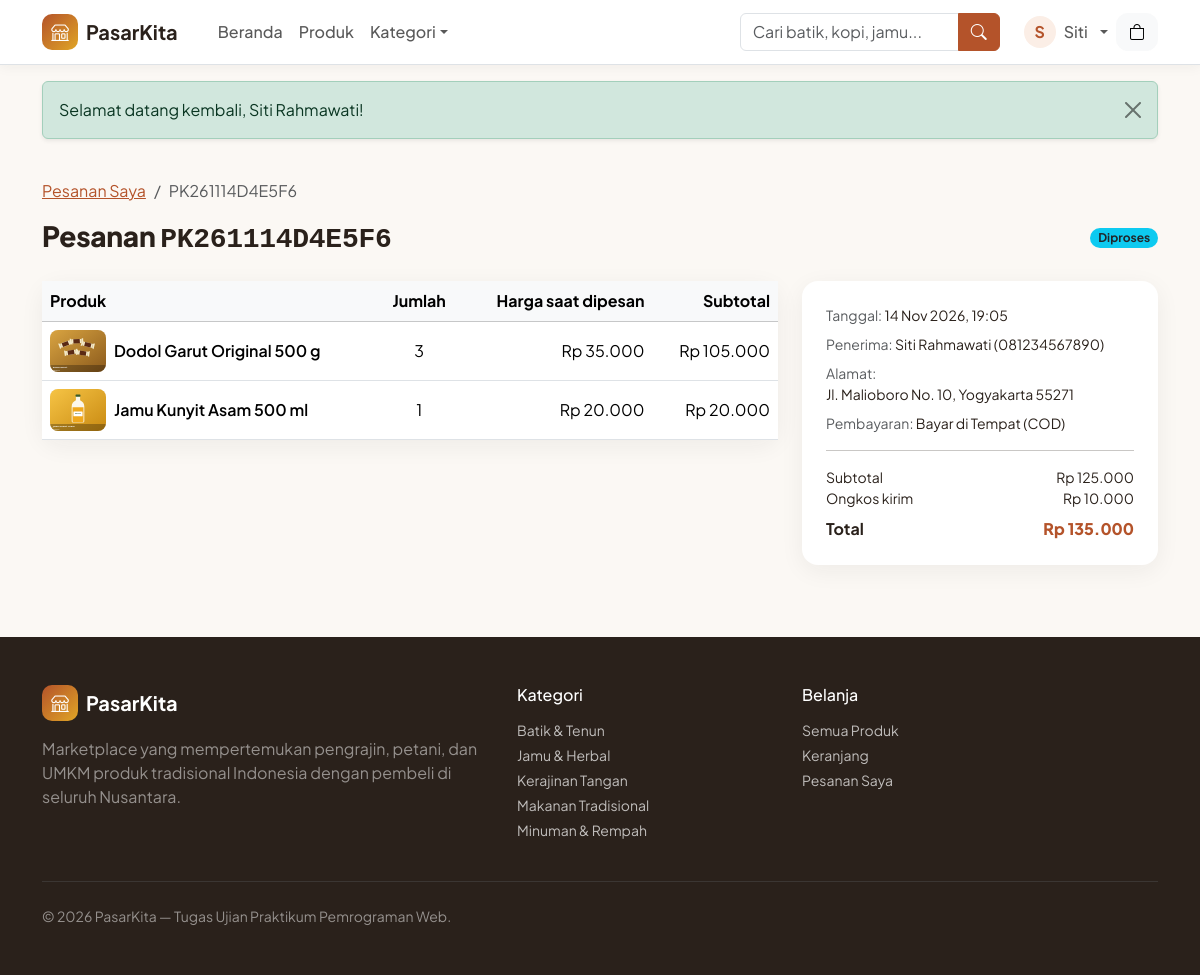
/account/order_detail.php?kode=PK261114D4E5F6 (signed in), run on the app's committed database.
### tables this page shows
CREATE TABLE users (
    id          INT UNSIGNED NOT NULL AUTO_INCREMENT,
    name        VARCHAR(100) NOT NULL,
    email       VARCHAR(150) NOT NULL,
    password    VARCHAR(255) NOT NULL COMMENT 'hash dari password_hash()',
    phone       VARCHAR(20)  NULL,
    address     TEXT         NULL,
    role        ENUM('admin','pembeli') NOT NULL DEFAULT 'pembeli',
    created_at  TIMESTAMP NOT NULL DEFAULT CURRENT_TIMESTAMP,
    updated_at  TIMESTAMP NOT NULL DEFAULT CURRENT_TIMESTAMP ON UPDATE CURRENT_TIMESTAMP,
    PRIMARY KEY (id),
    UNIQUE KEY uq_users_email (email),
    KEY idx_users_role (role)
);

CREATE TABLE orders (
    id               INT UNSIGNED NOT NULL AUTO_INCREMENT,
    order_code       VARCHAR(30)  NOT NULL,
    user_id          INT UNSIGNED NOT NULL,
    recipient_name   VARCHAR(100) NOT NULL,
    phone            VARCHAR(20)  NOT NULL,
    shipping_address TEXT         NOT NULL,
    notes            VARCHAR(255) NULL,
    payment_method   ENUM('transfer','cod') NOT NULL DEFAULT 'transfer',
    total_items      INT UNSIGNED NOT NULL,
    subtotal         DECIMAL(14,2) NOT NULL,
    shipping_cost    DECIMAL(12,2) NOT NULL DEFAULT 0,
    total_amount     DECIMAL(14,2) NOT NULL,
    status           ENUM('pending','diproses','dikirim','selesai','dibatalkan') NOT NULL DEFAULT 'pending',
    created_at       TIMESTAMP NOT NULL DEFAULT CURRENT_TIMESTAMP,
    updated_at       TIMESTAMP NOT NULL DEFAULT CURRENT_TIMESTAMP ON UPDATE CURRENT_TIMESTAMP,
    PRIMARY KEY (id),
    UNIQUE KEY uq_orders_code (order_code),
    KEY idx_orders_user (user_id),
    KEY idx_orders_status (status),
    KEY idx_orders_created (created_at),
    CONSTRAINT fk_orders_user FOREIGN KEY (user_id)
        REFERENCES users (id) ON UPDATE CASCADE ON DELETE RESTRICT,
    CONSTRAINT chk_orders_items CHECK (total_items > 0),
    CONSTRAINT chk_orders_amounts CHECK (subtotal >= 0 AND shipping_cost >= 0 AND total_amount = subtotal + shipping_cost)
);

CREATE TABLE order_details (
    id            INT UNSIGNED NOT NULL AUTO_INCREMENT,
    order_id      INT UNSIGNED NOT NULL,
    product_id    INT UNSIGNED NULL,
    product_name  VARCHAR(150) NOT NULL,
    price         DECIMAL(12,2) NOT NULL COMMENT 'harga satuan saat dipesan',
    quantity      INT UNSIGNED NOT NULL,
    subtotal      DECIMAL(14,2) NOT NULL,
    PRIMARY KEY (id),
    UNIQUE KEY uq_order_product (order_id, product_id),
    KEY idx_order_details_product (product_id),
    CONSTRAINT fk_details_order FOREIGN KEY (order_id)
        REFERENCES orders (id) ON UPDATE CASCADE ON DELETE CASCADE,
    CONSTRAINT fk_details_product FOREIGN KEY (product_id)
        REFERENCES products (id) ON UPDATE CASCADE ON DELETE SET NULL,
    CONSTRAINT chk_details_qty CHECK (quantity > 0),
    CONSTRAINT chk_details_price CHECK (price >= 0),
    CONSTRAINT chk_details_subtotal CHECK (subtotal = price * quantity)
);

CREATE TABLE products (
    id           INT UNSIGNED NOT NULL AUTO_INCREMENT,
    category_id  INT UNSIGNED NOT NULL,
    name         VARCHAR(150) NOT NULL,
    slug         VARCHAR(170) NOT NULL,
    description  TEXT NOT NULL,
    price        DECIMAL(12,2) NOT NULL,
    stock        INT UNSIGNED NOT NULL DEFAULT 0,
    unit         VARCHAR(30)  NOT NULL DEFAULT 'pcs',
    origin       VARCHAR(100) NULL COMMENT 'daerah asal produk',
    seller_name  VARCHAR(100) NULL COMMENT 'nama penjual / UMKM',
    image        VARCHAR(255) NULL COMMENT 'path relatif dari root aplikasi',
    is_active    TINYINT(1) NOT NULL DEFAULT 1,
    created_at   TIMESTAMP NOT NULL DEFAULT CURRENT_TIMESTAMP,
    updated_at   TIMESTAMP NOT NULL DEFAULT CURRENT_TIMESTAMP ON UPDATE CURRENT_TIMESTAMP,
    PRIMARY KEY (id),
    UNIQUE KEY uq_products_slug (slug),
    KEY idx_products_category (category_id),
    KEY idx_products_name (name),
    KEY idx_products_active_created (is_active, created_at),
    CONSTRAINT fk_products_category FOREIGN KEY (category_id)
        REFERENCES categories (id) ON UPDATE CASCADE ON DELETE RESTRICT,
    CONSTRAINT chk_products_price CHECK (price >= 0),
    CONSTRAINT chk_products_stock CHECK (stock >= 0),
    CONSTRAINT chk_products_active CHECK (is_active IN (0,1))
);

CREATE TABLE categories (
    id          INT UNSIGNED NOT NULL AUTO_INCREMENT,
    name        VARCHAR(80)  NOT NULL,
    slug        VARCHAR(100) NOT NULL,
    description VARCHAR(255) NULL,
    icon        VARCHAR(50)  NOT NULL DEFAULT 'bi-tag',
    created_at  TIMESTAMP NOT NULL DEFAULT CURRENT_TIMESTAMP,
    PRIMARY KEY (id),
    UNIQUE KEY uq_categories_name (name),
    UNIQUE KEY uq_categories_slug (slug)
);

### account/order_detail.php (the view, shortened to what the rows shown need)
<?php
require_role(ROLE_BUYER);
$code = (string) ($_GET['kode'] ?? '');
$order = null;
if (preg_match('/^[A-Z0-9]{6,30}$/', $code)) {
    $order = db_fetch_one('SELECT * FROM orders WHERE order_code = ? AND user_id = ?', 'si', [$code, (int) current_user()['id']]);
}
$details = db_fetch_all(
    'SELECT d.*, p.slug, p.image, p.price AS current_price FROM order_details d
     LEFT JOIN products p ON p.id = d.product_id WHERE d.order_id = ? ORDER BY d.id',
    'i',
    [(int) $order['id']]
);
require __DIR__ . '/../includes/header.php';
?>
<div class="container py-4">
    <nav aria-label="breadcrumb">
        <ol class="breadcrumb small">
            <li class="breadcrumb-item"><a href="<?= e(url('account/orders.php')) ?>">Pesanan Saya</a></li>
            <li class="breadcrumb-item active"><?= e($order['order_code']) ?></li>
        </ol>
    </nav>
    <div class="d-flex flex-wrap justify-content-between align-items-center gap-2 mb-4">
        <h1 class="h3 section-title mb-0">Pesanan <span class="font-monospace"><?= e($order['order_code']) ?></span></h1>
    </div>
    <div class="row g-4">
        <div class="col-lg-8">
            <div class="card-soft bg-white">
                <div class="table-responsive">
                    <table class="table mb-0">
                        <thead class="table-light"><tr><th>Produk</th><th class="text-center">Jumlah</th><th class="text-end">Harga saat dipesan</th><th class="text-end">Subtotal</th></tr></thead>
                        <tbody>
                        <?php foreach ($details as $d): ?>
                            <tr>
                                <td>
                                    <div class="d-flex align-items-center gap-2">
                                        <img src="<?= e(product_image_url($d['image'])) ?>" class="table-thumb" alt="">
                                        <div>
                                            <?php if ($d['slug']): ?>
                                                <a href="<?= e(url('products/detail.php?slug=' . urlencode($d['slug']))) ?>" class="text-reset fw-semibold text-decoration-none"><?= e($d['product_name']) ?></a>
                                            <?php else: ?>
                                                <span class="fw-semibold"><?= e($d['product_name']) ?></span> <span class="badge bg-light text-muted border">produk dihapus</span>
                                            <?php endif; ?>
                                        </div>
                                    </div>
                                </td>
                                <td class="text-center"><?= (int) $d['quantity'] ?></td>
                                <td class="text-end"><?= rupiah($d['price']) ?></td>
                                <td class="text-end"><?= rupiah($d['subtotal']) ?></td>
                            </tr>
                        <?php endforeach; ?>
                        </tbody>
                    </table>
                </div>
            </div>
        </div>
        <div class="col-lg-4">
            <div class="card-soft bg-white p-4 small">
                <div class="mb-2"><span class="text-muted">Tanggal:</span> <?= e(tanggal($order['created_at'])) ?></div>
                <div class="mb-2"><span class="text-muted">Penerima:</span> <?= e($order['recipient_name']) ?> (<?= e($order['phone']) ?>)</div>
                <div class="mb-2"><span class="text-muted">Alamat:</span><br><?= nl2br(e($order['shipping_address'])) ?></div>
                <div class="mb-2"><span class="text-muted">Pembayaran:</span> <?= e(payment_label($order['payment_method'])) ?></div>
                <hr>
                <div class="d-flex justify-content-between"><span>Subtotal</span><span><?= rupiah($order['subtotal']) ?></span></div>
                <div class="d-flex justify-content-between"><span>Ongkos kirim</span><span><?= rupiah($order['shipping_cost']) ?></span></div>
                <div class="d-flex justify-content-between fs-6 fw-bold mt-2"><span>Total</span><span class="price"><?= rupiah($order['total_amount']) ?></span></div>
            </div>
        </div>
    </div>
</div>
<?php require __DIR__ . '/../includes/footer.php'; ?>

### includes/header.php (shortened to what the rows shown need)
<?php
$user = current_user();
?>
<!doctype html>
<html lang="id">
<head>
    <link href="https://cdn.jsdelivr.net/npm/bootstrap@5.3.3/dist/css/bootstrap.min.css" rel="stylesheet">
    <link href="https://cdn.jsdelivr.net/npm/bootstrap-icons@1.11.3/font/bootstrap-icons.min.css" rel="stylesheet">
    <link href="<?= e(asset('css/style.css')) ?>" rel="stylesheet">
</head>
<body class="d-flex flex-column min-vh-100">
<nav class="navbar navbar-expand-lg navbar-light bg-white border-bottom sticky-top shadow-sm-soft">
    <div class="container">
        <div class="collapse navbar-collapse order-lg-2" id="mainNav">
                        <?php foreach (all_categories() as $cat): ?>
                            <li><a class="dropdown-item" href="<?= e(url('products/index.php?kategori=' . urlencode($cat['slug']))) ?>"><i class="bi <?= e($cat['icon']) ?> me-2 text-brand"></i><?= e($cat['name']) ?></a></li>
                        <?php endforeach; ?>
            <ul class="navbar-nav">
                <?php if ($user): ?>
                    <li class="nav-item dropdown">
                        <a class="nav-link dropdown-toggle d-flex align-items-center gap-2" href="#" role="button" data-bs-toggle="dropdown" aria-expanded="false">
                            <span class="avatar"><?= e(strtoupper(substr($user['name'], 0, 1))) ?></span>
                            <span class="d-lg-none d-xl-inline"><?= e(explode(' ', $user['name'])[0]) ?></span>
                        </a>
                    </li>
                <?php else: ?>
                    <li class="nav-item"><a class="nav-link" href="<?= e(url('auth/login.php')) ?>">Masuk</a></li>
                    <li class="nav-item ms-lg-1"><a class="btn btn-brand btn-sm px-3 mt-1 mt-lg-0" href="<?= e(url('auth/register.php')) ?>">Daftar</a></li>
                <?php endif; ?>
            </ul>
        </div>
    </div>
</nav>
<main class="flex-grow-1">

### includes/footer.php (shortened to what the rows shown need)
</main>
<footer class="site-footer mt-5">
    <div class="container py-5">
        <div class="row g-4">
            <div class="col-6 col-lg-3">
                <ul class="list-unstyled small">
                    <?php foreach (all_categories() as $cat): ?>
                        <li class="mb-1"><a href="<?= e(url('products/index.php?kategori=' . urlencode($cat['slug']))) ?>"><?= e($cat['name']) ?></a></li>
                    <?php endforeach; ?>
                </ul>
            </div>
        </div>
    </div>
</footer>
</body>
</html>

### data on the page
users: name "S", name "Siti"
orders: order_code "PK261114D4E5F6", created_at "14 Nov 2026, 19:05", recipient_name "Siti Rahmawati", phone "081234567890", shipping_address "Jl. Malioboro No. 10, Yogyakarta 55271", payment_method "Bayar di Tempat (COD)", subtotal "Rp 125.000", shipping_cost "Rp 10.000", total_amount "Rp 135.000"
order_details: product.image (picture), product_name "Dodol Garut Original 500 g", quantity "3", price "Rp 35.000", subtotal "Rp 105.000"
order_details: product.image (picture), product_name "Jamu Kunyit Asam 500 ml", quantity "1", price "Rp 20.000", subtotal "Rp 20.000"
categories: name "Batik & Tenun"
categories: name "Jamu & Herbal"
categories: name "Kerajinan Tangan"
categories: name "Makanan Tradisional"
categories: name "Minuman & Rempah"

### other printed values
$appName "PasarKita"
$f['message'] "Selamat datang kembali, Siti Rahmawati!"
$label "Diproses"
config('app.name', 'PasarKita') "PasarKita"
